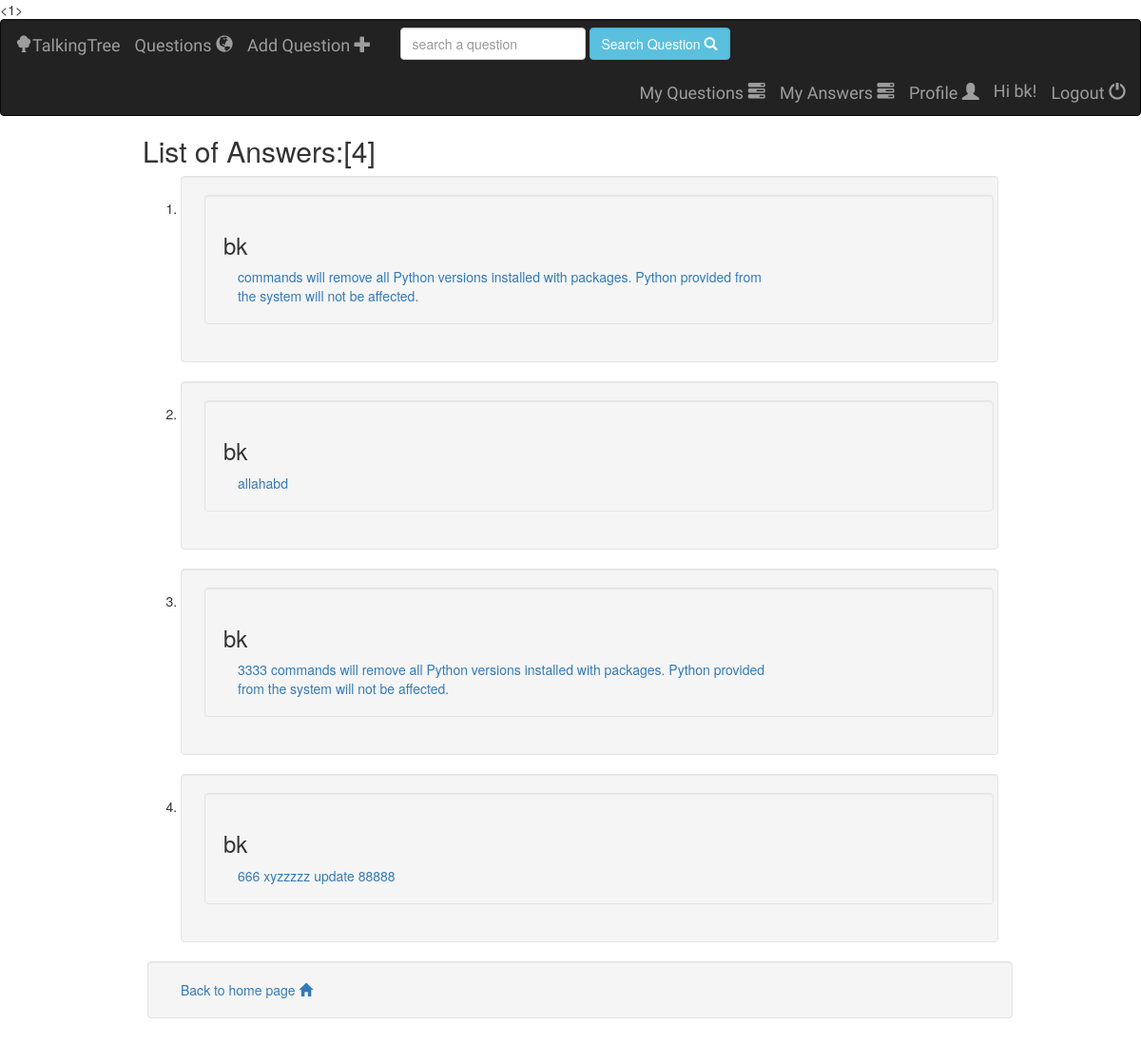
The app's page /talkingtree/myanswers/ (signed in) with its own data.
### talkingtree/models.py (models this page shows, shortened)
class Answer(models.Model):
    question = models.ForeignKey(Question, on_delete=models.CASCADE)
    user = models.ForeignKey(User, on_delete=models.DO_NOTHING, default=None)
    answer_text = models.CharField(max_length=200)
    created_date = models.DateTimeField(default=datetime.now())
    class Meta:
        ordering = ['-id']

### talkingtree/views.py (the view)
@login_required
def myanswers(request):
    try:
        all_answer = Answer.objects.filter(user=request.user)
        count_answer = all_answer.count()
        answers = []
        for item in all_answer:
            count_upvoteanswer = Upvoteanswer.objects.filter(upvote=True, answer=item).count()
            count_downvoteanswer = Upvoteanswer.objects.filter(upvote=False, answer=item).count()
            answers.append({
                'answer':item,
                'count_upvoteanswer':count_upvoteanswer,
                'count_downvoteanswer':count_downvoteanswer
            })
    except Question.DoesNotExist:
        raise Http404('Answer Does not Exist.')
    return render(request, 'talkingtree/myanswers.html', {
       'all_answer': answers, 'count_answer': count_answer, 'count_upvoteanswer': count_upvoteanswer ,'count_downvoteanswer':count_downvoteanswer})

### talkingtree/templates/talkingtree/myanswers.html (shortened to what this page needs)
 {% extends 'talkingtree/base.html' %}
 {%  block body %}
    {% if all_answer %}
        <h2> List of Answers:[{{ count_answer }}] </h2>
        <ol>
            {% for answer in all_answer %}
            <li>
            <div class="well">
                <div class="well row" style="margin-left: 5px">
                    <h3>{{  answer.answer.user  }}</h3>
                    <div  class="col-sm-9">
                        <a href="{% url 'talkingtree:comment' answer.answer.id %}"> {{ answer.answer.answer_text }}</a>
                    </div>
                </div>
            </div>
            </li>
            {% endfor %}
        </ol>
        {% else %}
       <div class="alert alert-danger">
        No answer found. People are searching for a better answer to this question.
       </div>
    {% endif %}
             <div class="well row" style="margin-left: 5px">
                <div  class="col-sm-3">
                    <a href="/talkingtree/"> Back to home page  <span  class="glyphicon glyphicon-home" aria-hidden="true"> </span></a>
                </div>
            </div>
 {% endblock %}

### talkingtree/templates/talkingtree/base.html (shortened to what this page needs)
    <!DOCTYPE html>
    <html lang="en">
    <head>
      {% load staticfiles %}
      <link rel="stylesheet" type="text/css" href="{% static 'talkingtree/style.css' %}">
      <link rel="stylesheet" href="https://maxcdn.bootstrapcdn.com/bootstrap/3.3.7/css/bootstrap.min.css">
    </head>
    <body>
<1>
    <nav class="navbar navbar-inverse">
      <div class="container-fluid">
        <div class="navbar-header">
          <a class="navbar-brand" href="{% url 'talkingtree:question' %}">
              <span  class="glyphicon glyphicon-tree-deciduous" aria-hidden="true"></span>TalkingTree</a>
        </div>
        <ul class="nav navbar-nav ">
          <li> <a class="navbar-brand" href="{% url 'talkingtree:question' %}">
              Questions  <span class="glyphicon glyphicon-globe" aria-hidden="true"></span>
          </a></li>
         {% if user.is_authenticated %}
            <li>
              <a class="navbar-brand" href="{% url 'talkingtree:add-question' %}">
                     Add Question <span  class="glyphicon glyphicon-plus" aria-hidden="true"></span>
              </a>
            </li>
         {% endif %}
        </ul>
          <form class="navbar-form navbar-left" role="search" method="get" action="#">
            <input type="text" class="form-control" name = "q" value="" placeholder="search a question">
             <button class="form-control btn btn-info" name = "searchBtn" >Search Question
             <span class="glyphicon glyphicon-search" aria-hidden="true"></span>
             </button>
          </form>
          <ul class="nav navbar-nav navbar-right">
                    {% if user.is_authenticated %}
                       <li>
                           <a class="navbar-brand" href="{% url 'talkingtree:myquestions' %}">
                                My Questions
                                <span class="glyphicon glyphicon-tasks" aria-hidden="true"></span>
                            </a>
                       </li>
                        <li>
                           <a class="navbar-brand" href="{% url 'talkingtree:myanswers' %}">
                                My Answers
                                <span class="glyphicon glyphicon-tasks" aria-hidden="true"></span>
                            </a>
                       </li>
                      <li class="">
                            <a class="navbar-brand" href="{% url 'talkingtree:profile' %}">
                                Profile <span class="glyphicon glyphicon-user" aria-hidden="true"></span>
                            </a>
                      </li>
                        <li class="">
                         <div class="navbar-brand">
                            Hi {{ user.username }}!
                            </div>
                        </li>
                        <li>
                            <a class="navbar-brand" href="{% url 'talkingtree:logout' %}">
                                Logout  <span  class="glyphicon glyphicon-off" aria-hidden="true"></span>
                            </a>
                        </li>
                    {% endif %}
          </ul>
      </div>
    </nav>
    <div style="margin: 5px 150px 150px 150px">
        {% block body %}
        {% endblock %}
    </div>
    </body>
    </html>

### talkingtree/static/talkingtree/style.css (style rules this page uses)
.navbar-brand { font-family: 'Satisfy', cursive; }

### records on screen
Answer: answer.user "bk", answer.answer_text "commands will remove all Python versions installed with packages. Python provided from the system will not be affected."
Answer: answer.user "bk", answer.answer_text "allahabd"
Answer: answer.user "bk", answer.answer_text "3333 commands will remove all Python versions installed with packages. Python provided from the system will not be affected."
Answer: answer.user "bk", answer.answer_text "666 xyzzzzz update 88888"

### other values on screen
{{ user.username }} "bk"
{{ count_answer }} "4"
